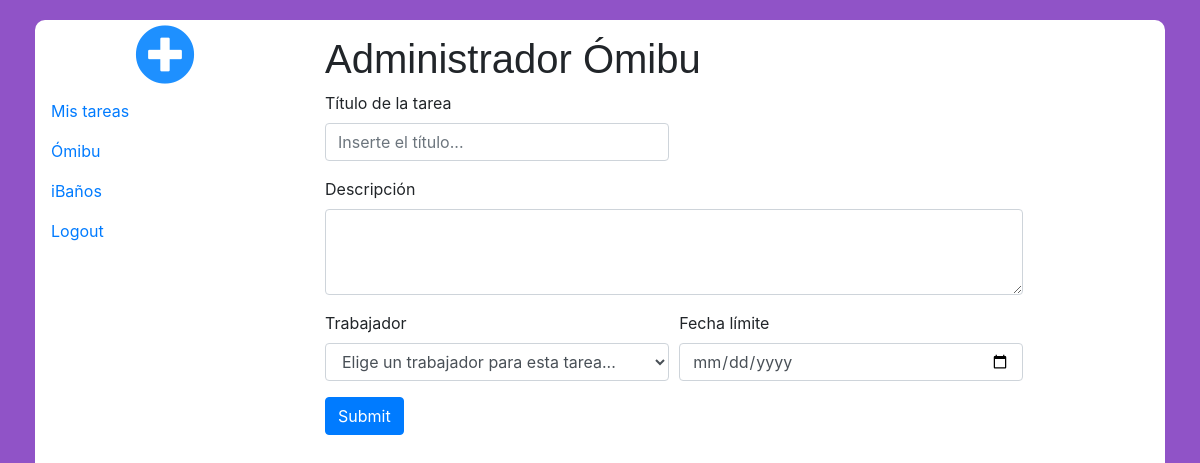
The app's page /tasks/addTask.php (signed in) with its own data.
### tables this page shows
CREATE TABLE `worker` (
  `worker_ID` bigint(20) UNSIGNED NOT NULL,
  `name` varchar(50) NOT NULL,
  `surname` varchar(70) NOT NULL,
  `address` varchar(200) NOT NULL,
  `position` varchar(80) NOT NULL,
  `email` varchar(100) NOT NULL,
  `password` varchar(20) NOT NULL,
  `phone` int(9) NOT NULL
);

CREATE TABLE `client` (
  `client_ID` bigint(20) UNSIGNED NOT NULL,
  `name` varchar(50) NOT NULL
);

### tasks/addTask.php (the view, shortened to what this page needs)
<!DOCTYPE HTML>
<html lang="es">
	<head>
		<link rel="stylesheet" type="text/css" href="../css/main.css">
		<link rel="stylesheet" href="https://stackpath.bootstrapcdn.com/bootstrap/4.3.1/css/bootstrap.min.css">
		<link rel="stylesheet" href="https://use.fontawesome.com/releases/v5.8.1/css/all.css">
	</head>
	<body>
			<?php
                $db = connectDb();
            ?>
			<?php
				$workerData = mysqli_fetch_array(mysqli_query($db, "SELECT * FROM worker WHERE email = '$_SESSION[email]'"));
			?>
		<div class="container-fluid">
			<div class="mainBox">
                    <div class="row">
                            <div class="col-3 addClientBox">
                                <a href="#"><i class="fas fa-plus-circle addClientBtn"></i></a>
                            </div>
                            <div class="col-9 welcomeMessage">
                                <h1><?php echo $workerData['name']." ".$workerData['surname'] ?></h1>
                            </div>
                    </div>
                    <div class="row">
                            <div class="col-3">
                                <div class="nav flex-column nav-pills" id="v-pills-tab" role="tablist" aria-orientation="vertical">
                                    <a class="nav-link" href="../myTasks/">Mis tareas</a>
                                    <?php
                                        $clientsQuery = mysqli_query($db, "SELECT * FROM client");
                                        if($row = mysqli_fetch_array($clientsQuery)){
                                            do{
                                                if(isset($_GET['client'])){
                                                    if($_GET['client'] == $row['client_ID']){
                                                        echo "<a class='nav-link active' href='../index.php?client='$row[client_ID]'>".$row['name']."</a>";
                                                    }else{
                                                        echo "<a class='nav-link' href='../index.php?client=$row[client_ID]'>".$row['name']."</a>";
                                                    }
                                                }else{
                                                    echo "<a class='nav-link' href='../index.php?client=$row[client_ID]'>".$row['name']."</a>";
                                                }
                                            }while($row = mysqli_fetch_array($clientsQuery));
                                        }
                                    ?>
                                    <a class="nav-link" href="../login/logout.php">Logout</a>
                                </div>
                            </div>
                            <div class="col-9">
                                <div class="tab-content" id="v-pills-tabContent">
                                    <div class="tab-pane fade show active" id="v-pills-home" role="tabpanel" aria-labelledby="v-pills-home-tab">
                                        <form action="addTask.php" method="post" id="addTaskForm">
                                            <div class="form-row">
                                                <div class="form-group col-md-5">
                                                    <label for="title">Título de la tarea</label>
                                                    <input id="title" name="title" type="text" class="form-control" placeholder="Inserte el título..." required>
                                                </div>
                                            </div>
                                            <div class="form-row">
                                                <div class="form-group col-md-10">
                                                    <label for="description">Descripción</label>
                                                    <textarea class="form-control" name="description" id="description" rows="3"></textarea>
                                                </div>
                                            </div>
                                            <div class="form-row">
                                                <div class="form-group col-md-5">
                                                    <label for="worker">Trabajador</label>
                                                    <select id="worker" name="worker" class="form-control">
                                                        <option selected disabled value="0">Elige un trabajador para esta tarea...</option>
                                                    </select>
                                                </div>
                                                <div class="form-group col-md-5">
                                                    <label for="limitDate">Fecha límite</label>
                                                    <input type="date" class="form-control"name="limitDate" id="limitDate">
                                                </div>
                                            </div>
                                            <div class="form-row">
                                                <div class="form-group col-md-2">
                                                    <input type="submit" class="btn btn-primary" id="addTask" name="addTask">
                                                </div>
                                            </div>
                                        </form>
                                    </div>
                                </div>
                            </div>
                    </div>
			</div>
		</div>
	</body>
</html>

### css/main.css (style rules this page uses)
h1 { font-family: arial, sans-serif; font-size: 16px; font-weight: bold; padding-top: 15px; margin-bottom: 1px; }
body { background-color: #9053c7 !important; }
.mainBox { margin: 20px !important; background: white !important; height:95vh; border-radius: 10px; }
.addClientBtn { font-size: 60px; color: dodgerblue; padding-top: 5px; }
.addClientBox { text-align: center; }
body { font-family: Poppins-Regular, sans-serif; }

### records on screen
worker: name "Administrador", surname "Ómibu"
client: name "Ómibu"
client: name "iBaños"
